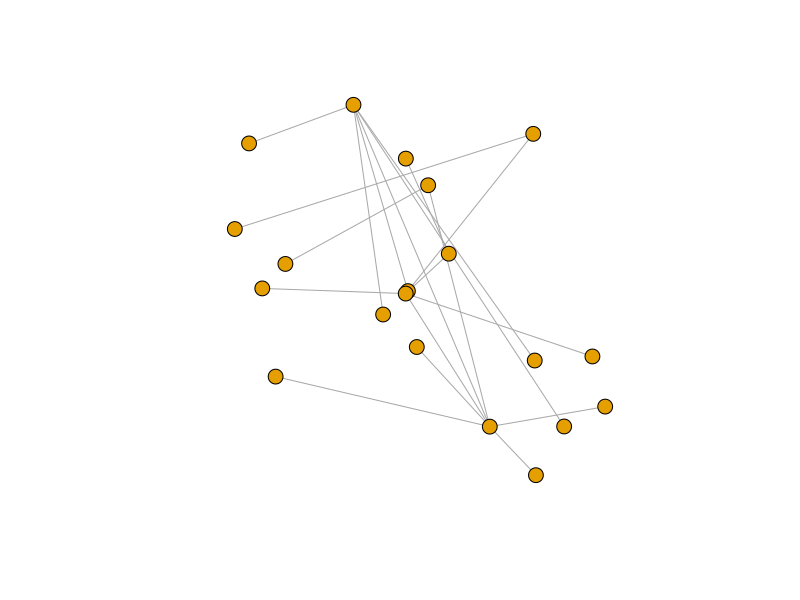

The R script that drew this image:
library(tidyverse)
library(igraph)

net.bg <- sample_pa(20) 
V(net.bg)$size <- 8
V(net.bg)$label <- "" 
E(net.bg)$arrow.mode <- 0

net.bg.df <- igraph::as_data_frame(net.bg) 

net.bg.df <- net.bg.df %>%
  mutate(time_frame = 1:n())

l <- layout_randomly(net.bg)

plot(net.bg, layout=l)

library(tidyr)
library(ggraph)
library(gganimate)

df0 <- net.bg.df
df0$time_frame <- as.numeric(df0$time_frame)
for(i in 1:nrow(df0)){
  df0$time_frame[i] <- list(df0$time_frame[i][[1]]:nrow(df0))
}
df <- unnest(df0, time_frame)
g2 <- graph_from_data_frame(df)

l <- as.data.frame(l)  # ggraph only accepts data.frame
colnames(l) <- c("x", "y") # ggraph needs these column names
ggraph(g2, l) +
  geom_node_point(color = "blue", size =3) +
  geom_edge_link0(show.legend = F, width = 1) +
  theme_classic() +
  theme(axis.text.x = element_blank(),
        axis.text.y = element_blank(),
        axis.ticks.x = element_blank(),
        axis.ticks.y = element_blank()) +
  transition_states(time_frame) +
  ggtitle(paste0("time point: ", "{closest_state}"))
